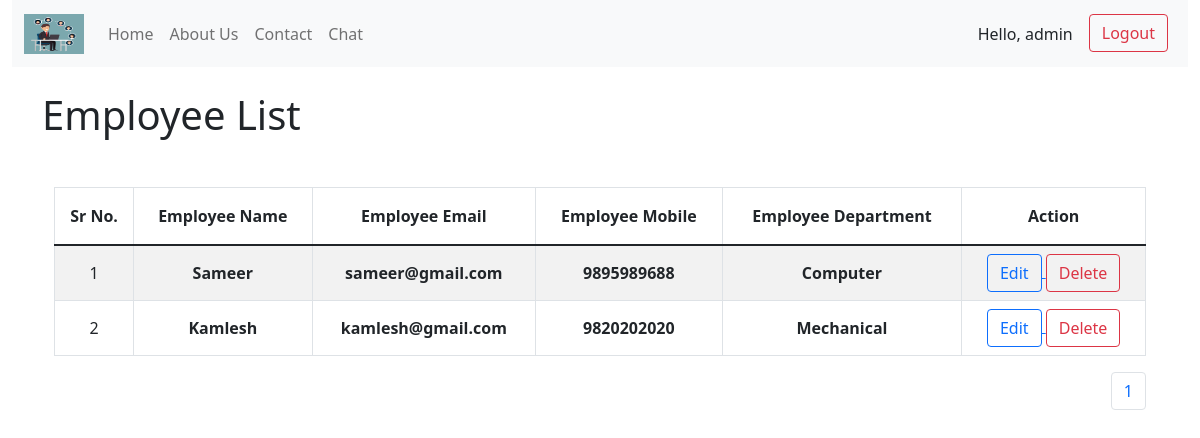
Before: /app/list-employee/?page=2 (signed in) with the older database file.
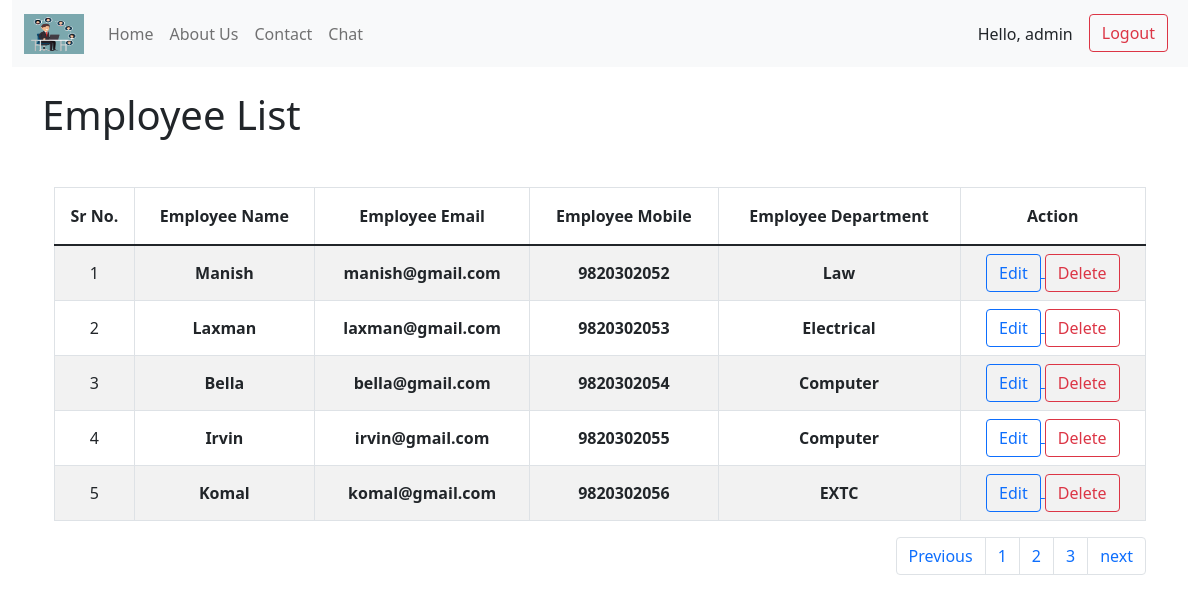
After: the same page with the newer database file.
### employeeapp/models.py (models this page shows, shortened)
class Employee(models.Model):
    name  = models.CharField(max_length=100)
    email = models.EmailField(unique = True)
    mobile = models.CharField(max_length=10, validators=[check_mobile_digit])
    department = models.ForeignKey(Department, on_delete=models.CASCADE)

class Department(models.Model):
    name = models.CharField(max_length = 100)

### app/views.py (the view)
# urls.py: path('list-employee/', views.list_employee, name="list-employee"),
@login_required
def list_employee(request):
    employees = Employee.objects.all()
    paginators = Paginator(employees, 5)
    page = request.GET.get("page")
    employees = paginators.get_page(page)
    context = {'employees' : employees}
    return render(request, 'list_employee.html', context)

### app/templates/list_employee.html (shortened to what this page needs)
{% extends "base.html" %}
{% block content %}
<h1>Employee List</h1>
    <div class="container-fluid mt-5">
        <table class="table table-striped table-hover table-bordered text-center align-middle">
            <thead>
                <tr>
                    <th class="py-3">Sr No.</th>
                    <th class="py-3">Employee Name</th>
                    <th class="py-3">Employee Email</th>
                    <th class="py-3">Employee Mobile</th>
                    <th class="py-3">Employee Department</th>
                    <th class="py-3">Action</th>
                </tr>
            </thead>
            <tbody>
                {% for employee in employees %}
                <tr>
                    <td>{{forloop.counter}}</td>
                    <td class="fw-bold">{{employee.name}}</td>
                    <td class="fw-bold">{{employee.email}}</td>
                    <td class="fw-bold">{{employee.mobile}}</td>
                    <td class="fw-bold">{{employee.department.name}}</td>
                    <td>
                        <a href="{% url 'edit-employee' employee.pk  %}">
                            <button class="btn btn-outline-primary">Edit</button>
                        </a>
                        <a href=" {% url 'delete-employee' employee.pk %} ">
                            <button class="btn btn-outline-danger">Delete</button>
                        </a>
                    </td>
                </tr>
                {% endfor %}
            </tbody>
        </table>
        <nav aria-label="Page navigation example">
            <ul class="pagination justify-content-end">
                {% if employees.has_previous %}
                    <li class="page-item"><a class="page-link" href="?page={{ employees.previous_page_number }}">Previous</a></li>
                {% endif %}
                {% for num in employees.paginator.page_range %}
                    <li class="page-item">
                        <a class="page-link" href="?page={{ num }}">{{ num }}</a>
                    </li>
                {% endfor %}
                {% if employees.has_next %}
                    <li class="page-item">
                        <a class="page-link" href="?page={{ employees.next_page_number }}"> next </a>
                    </li>
                {% endif %}
            </ul>
        </nav>
    </div>
{% endblock content %}

### templates/base.html (shortened to what this page needs)
{% load static %}
<!doctype html>
<html lang="en">
  <head>
    <link href="https://cdn.jsdelivr.net/npm/bootstrap@5.1.3/dist/css/bootstrap.min.css" rel="stylesheet">
  </head>
  <body>
    <div class="container-fluid">
        <nav class="navbar navbar-expand-lg navbar-light bg-light">
            <div class="container-fluid">
                <a class="navbar-brand" href="#">
                    <img src="{% static 'images/logo.jpg' %}" alt="Logo" width="60" height="40" class="d-inline-block align-text-top">
                </a>
                <div class="collapse navbar-collapse" id="navbarNav">
                    <ul class="navbar-nav">
                        <li class="nav-item">
                        <a class="nav-link"  href="{% url "home-page" %}">Home</a>
                        </li>
                        <li class="nav-item">
                        <a class="nav-link" href="{% url 'about-page' %}">About Us</a>
                        </li>
                        <li class="nav-item">
                        <a class="nav-link" href="{% url "contact-page" %}">Contact</a>
                        </li>
                        <li class="nav-item">
                        <a class="nav-link" href="#">Chat</a>
                        </li>
                    </ul>
                    <ul class="navbar-nav ms-auto">
                        {% if user.is_authenticated %}
                        <li class="nav-item">
                            <span class="nav-link text-dark me-2" >Hello, {{user.username}} </span>
                        </li>
                        <li class="nav-item">
                            <a class="btn btn-outline-danger me-2" href="{% url 'users:logout-user' %}">Logout</a>
                        </li>
                        {% endif %}
                    </ul>
                </div>
            </div>
        </nav>
    </div>
    <div class="container mt-4">
        {% block content %}
        {% endblock content %}
    </div>
  </body>
</html>

Changed rows visible on the page:
no longer on this page (row unchanged): Employee: name "Sameer", email "sameer@gmail.com", mobile "9895989688", department.name "Computer"
no longer on this page (row unchanged): Employee: name "Kamlesh", email "kamlesh@gmail.com", mobile "9820202020", department.name "Mechanical"
added Employee: name "Manish", email "manish@gmail.com", mobile "9820302052", department.name "Law"
added Employee: name "Laxman", email "laxman@gmail.com", mobile "9820302053", department.name "Electrical"
added Employee: name "Bella", email "bella@gmail.com", mobile "9820302054", department.name "Computer"
added Employee: name "Irvin", email "irvin@gmail.com", mobile "9820302055", department.name "Computer"
added Employee: name "Komal", email "komal@gmail.com", mobile "9820302056", department.name "EXTC"
Other visible differences:
text now shown: "Previous next"
new list line: "2"
new list line: "3"
